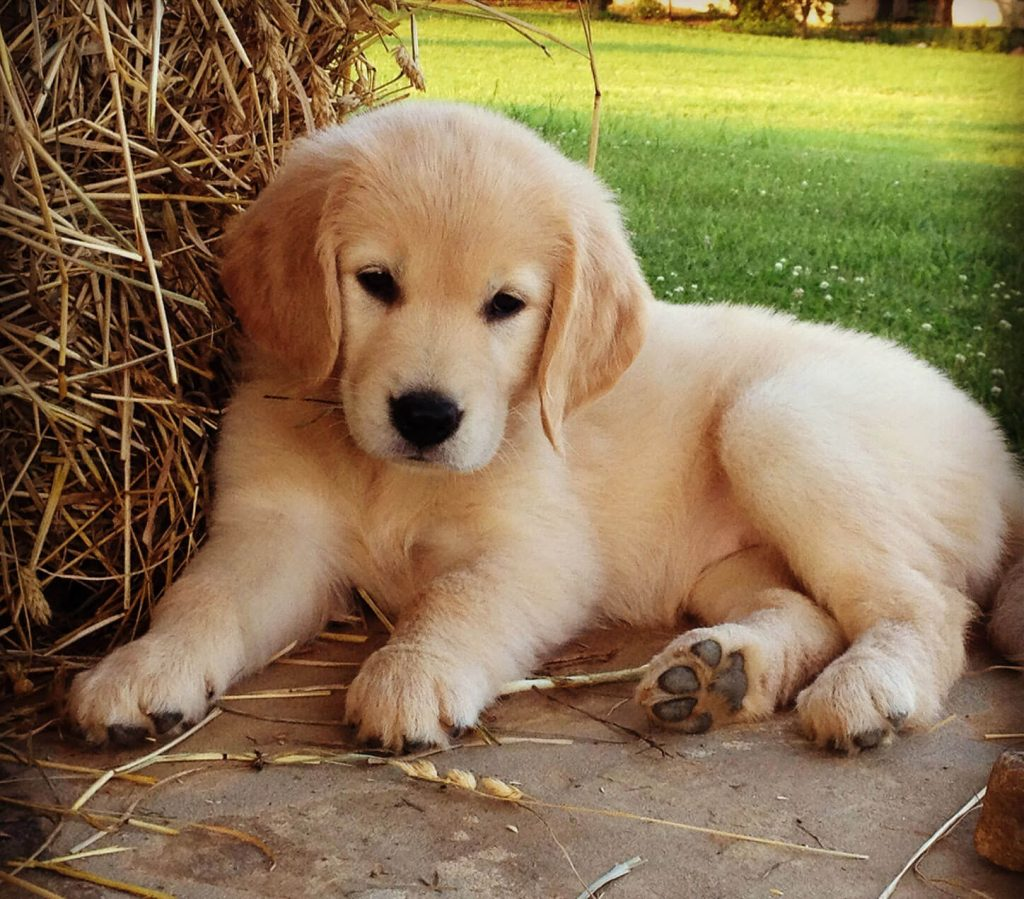
#> input picture Python Review/data/imagen.jpg, 1024 x 899 px; its folder holds only this picture in this run
$ python TrainSystem_logistic.py
#> lines starting #> are read from the running program, lines starting #| are printed output that depends on the picture
'''
Milton Orlando Sarria
Ejemplo para entrenar un sistema base empleando regresion logistica
se hace uso de las imagenes que han sido recolectadas previamente


pip install scikit-image
'''
import numpy as np
import matplotlib.pyplot as plt
import cv2
from glob import glob
from sklearn.linear_model import LogisticRegression
from tqdm import tqdm
from sklearn.model_selection import train_test_split
from sklearn.decomposition import PCA
import pickle
from skimage import feature
import os
#-------------------

## leer todos los archivos
root = 'data'
file_names = glob(root+"/**/*.jpg", recursive=True)
clases = glob(root+"/*")
clases=np.array([clase.split(os.sep)[1] for clase in clases])
print(clases)
#leer las imagenes
frames = []
labels = []
dic_clases = {}
tipo = int(input("Que tipo de carácteristicas desea usar: \n1) imagen en escala de gris \n2) Local binary patterns \n:"))
#> the answer given: 1
file_tipe = ""
#-------------------
for file_name in tqdm(file_names):
    frame = cv2.imread(file_name)
#> frame is the input picture: shape (899, 1024, 3); mean B, G, R 83, 117.8, 139.5
    #frame = frame.resize((100,100))
    gray = cv2.cvtColor(frame, cv2.COLOR_BGR2GRAY)
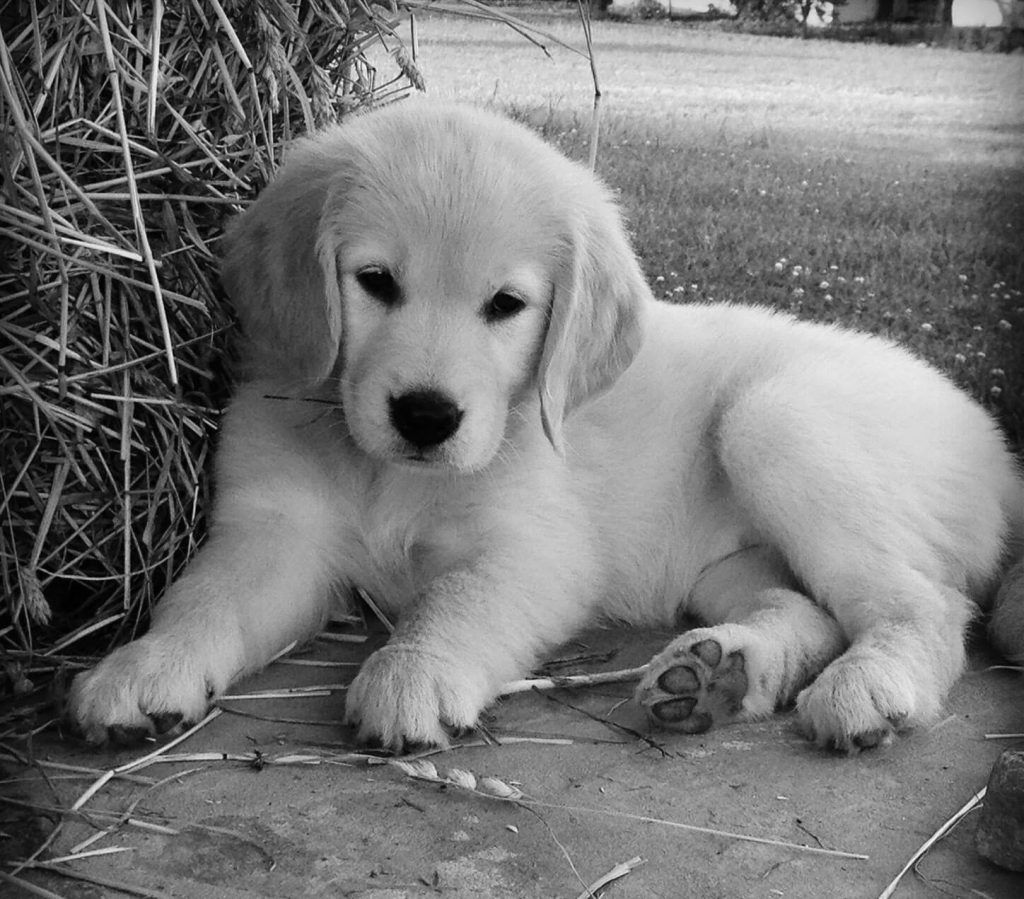
#> gray: shape (899, 1024); min 0, max 249, mean 120.3
    #definir el tipo de caracteristica para el clasificador
    if(tipo==1):
      feats = np.array(gray).ravel()/255
      file_tipe = "_gray.pkl"
    else:
      lbp_face = feature.local_binary_pattern(gray, 28, 8, method="uniform")
      feats = np.array(lbp_face).ravel()
      file_tipe = "_lbp.pkl"

    clase = file_name.split(os.sep)[1]

    label = np.where(clases==clase)[0][0]
    labels.append(label)
    frames.append(feats)
    dic_clases[label]=clase
#convertir a array
names = np.array(labels)
X=np.vstack(frames)
print(f'Done loading {names.shape} {X.shape}')
#| Done loading (1,) (1, 920576)
#-------------------
#image = X[0].reshape((50,50))
#plt.imshow(image,cmap="gray");
#plt.show()

ACC = []
#> (the run stopped early here; a loop or call above may not have finished)
